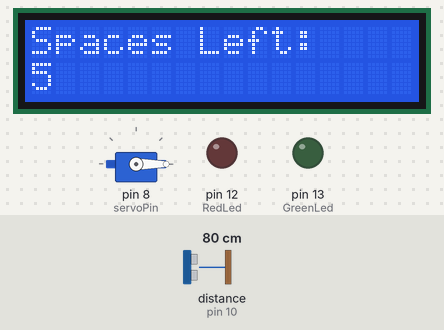
A sketch run on a simulated Arduino Uno, built with avr-gcc and run on an emulated ATmega328P. Parts: 16×2 character LCD, servo, output pins drawn as LEDs (lit = HIGH). Wiring (inferred from the names in the program): ultrasonic range finder: trigger pin 9; echo pin 10. Inputs (shaded band) come from the test bench; at power-on: distance to the obstacle (sensor on pin 10) 80 cm. The echo pulse lasts 58.3 µs per cm; pins used as bus, display or sensor lines are not drawn; what the sketch prints to the serial monitor is not drawn.

Above: at 1.2 s.
1.3 s: distance to the obstacle (sensor on pin 10) set to 12 cm
4.3 s: distance to the obstacle (sensor on pin 10) set to 9 cm
At 4.9 s:
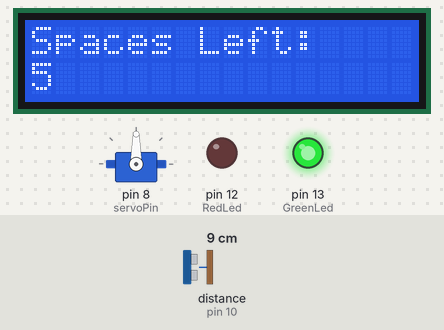
At 6.7 s:
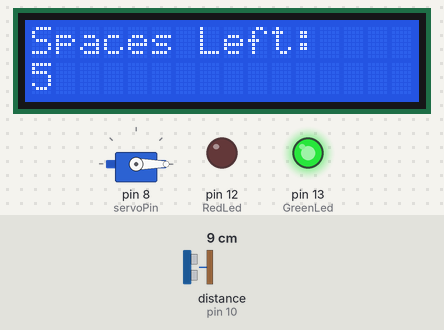
7.3 s: distance to the obstacle (sensor on pin 10) set to 120 cm
At 7.9 s:
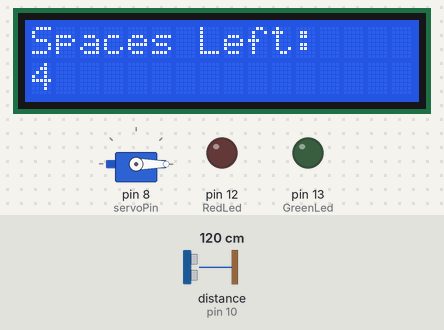
Timing chart, 0 to 10.3 s (numbered marks = the images above; inputs shaded):
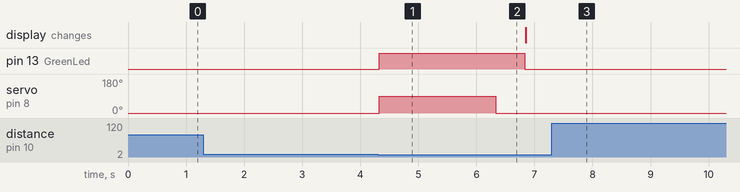

The sketch:

Project-6.ino
```cpp
#include <LiquidCrystal_I2C.h>
#include <Servo.h>


const int servoPin = 8;
const int trigPin = 9;
const int echoPin = 10;
const int RedLed = 12;
const int GreenLed = 13;

LiquidCrystal_I2C lcd(0x27, 16, 2);

// Create Servo object to control the gate
Servo myServo;

// Variables used for ultrasonic sensor
long duration;  // Time it takes for sound to travel to object and back
int distance;   // Calculated distance in centimeters

int ParkingSpace = 5;  // Maximum number of parking spaces available

// Timing variables to avoid counting the same car multiple times
unsigned long lastDetection = 0;  // Stores last time a car was detected
const int cooldown = 3000;       // Wait time (3 seconds) before detecting again

void setup() {

  pinMode(trigPin, OUTPUT);
  pinMode(echoPin, INPUT);
  pinMode(RedLed, OUTPUT);
  pinMode(GreenLed, OUTPUT);

  lcd.init();
  lcd.backlight();
  Serial.begin(9600);

  myServo.attach(servoPin); // Connect servo object to its pin
  myServo.write(0); // Set servo to 0 degrees (gate closed at start)

  updateDisplay(); // Show initial parking spaces on LCD
}

void loop() {

  // The trigger pin sends a short pulse to start measurement
  digitalWrite(trigPin, LOW);   // Ensure trigger is LOW
  delayMicroseconds(2);

  digitalWrite(trigPin, HIGH);  // Send HIGH pulse (start signal)
  delayMicroseconds(10);
  digitalWrite(trigPin, LOW);   // Stop pulse

  duration = pulseIn(echoPin, HIGH);    // pulseIn() measures how long the echo pin stays HIGH. This represents the time taken for sound to return
  distance = duration * 0.034 / 2;    // Speed of sound = 0.034 cm per microsecond. Divide by 2 because signal travels to object AND back

  Serial.print("Distance: ");
  Serial.print(distance);
  Serial.println(" cm");

  // If something is detected within 10 cm, assume it's a car
  if (distance > 0 && distance < 10) {

    // Check cooldown so we don't count the same car multiple times
    if (millis() - lastDetection > cooldown) {

      // If there is at least 1 parking space available
      if (ParkingSpace > 0) {

        ParkingSpace--;

        openGate();
        updateDisplay();

      } else {
        // If no space left, show full alert
        parkingFullAlert();
      }

      // Save current time as last detection
      lastDetection = millis();
    }
  }
}

// Function to control gate using servo
void openGate() {

  digitalWrite(GreenLed, HIGH);
  digitalWrite(RedLed, LOW);

  myServo.write(90); // Rotate servo to 90 degrees (gate open)
  delay(2000);

  myServo.write(0);  // Return servo to 0 degrees (gate closed)
  delay(500);

  digitalWrite(GreenLed, LOW);
}

// Function to update LCD display
void updateDisplay() {

  lcd.clear();
  lcd.setCursor(0, 0);
  lcd.print("Spaces Left:");

  lcd.setCursor(0, 1);
  lcd.print(ParkingSpace);

  // If no spaces left, override message
  if (ParkingSpace == 0) {
    lcd.setCursor(0, 1);
    lcd.print("Parking Full");

    digitalWrite(RedLed, HIGH);
    digitalWrite(GreenLed, LOW);
  }
}

// Function when parking is full
void parkingFullAlert() {

  lcd.clear();

  lcd.setCursor(0, 0);
  lcd.print("Spaces Left: 0");

  lcd.setCursor(0, 1);
  lcd.print("Parking Full");

  digitalWrite(RedLed, HIGH);
  digitalWrite(GreenLed, LOW);
}
```

Measured:
- the behaviour switches between 11 and 10 cm on distance to the obstacle (sensor on pin 10) (found by bisection; images 0 and 1)
- after the input at 1.3 s, every drawn part: stays the same
- after the input at 4.3 s, pin 13 (GreenLed): LOW → HIGH at once, → LOW 2.5 s later; servo on pin 8 (servoPin): 0° → 90° at once, → 0° 2.0 s later
- after the input at 7.3 s, pin 13 (GreenLed): stays LOW (without the input it goes to HIGH after 2.6 s); servo on pin 8 (servoPin): stays 0° (without the input it goes to 90° after 2.6 s)
